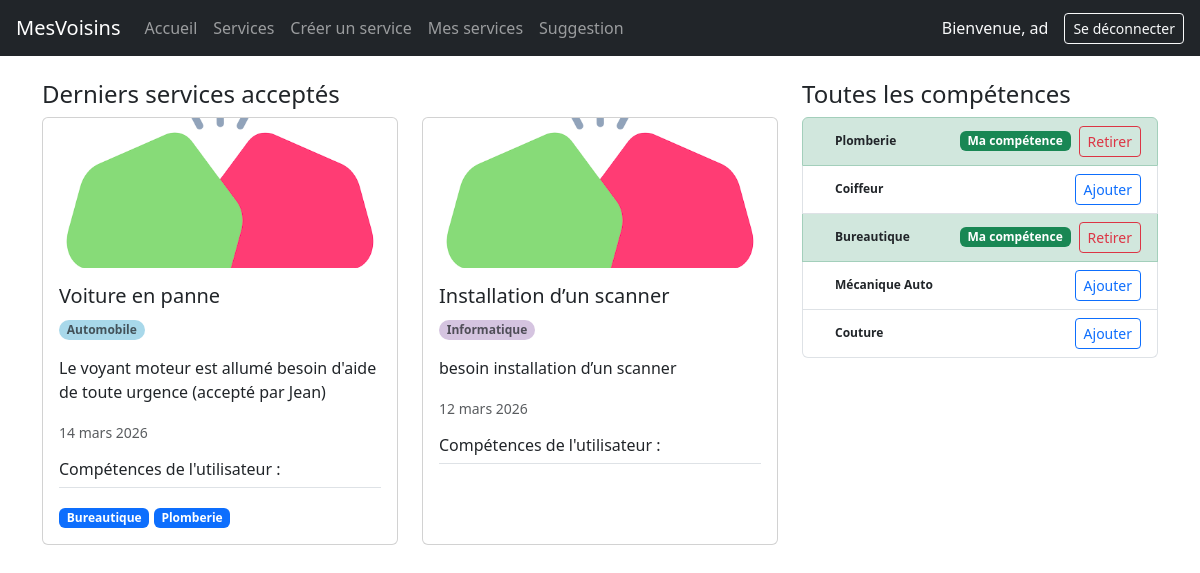
The app's page /app/ (signed in) with its own data.
### app/models.py (models this page shows, shortened)
class Service(models.Model):
    title = models.CharField(max_length=100)
    description = models.TextField()
    skill = models.ForeignKey(Skill, on_delete=models.CASCADE)
    creator = models.ForeignKey('auth.User', on_delete=models.CASCADE, related_name='services_crees')
    volunteer = models.ForeignKey('auth.User', null=True, blank=True, on_delete=models.SET_NULL, related_name='volunteer')
    date = models.DateField()
    created_at = models.DateTimeField(auto_now_add=True)

class Skill(models.Model):
    name = models.CharField(max_length=100)
    category = models.ForeignKey('Category',null=True, blank=True, on_delete=models.CASCADE)

class Category(models.Model):
    name = models.CharField(max_length=100)
    color = models.CharField(max_length=7, default="#ffffff")

class UserSkill(models.Model):
    user = models.ForeignKey('auth.User', on_delete=models.CASCADE)
    skill = models.ForeignKey(Skill, on_delete=models.CASCADE)

### app/views.py (the view)
# urls.py: path("", views.home, name="home"),
def home(request):
    last_services_accepted = Service.objects.filter(volunteer__isnull=False)[:10]
    all_skill = Skill.objects.all()
    if request.user.is_authenticated:
        user_skill = request.user.userskill_set.values_list('skill__name', flat=True)
    else:
        user_skill = []
    context = {"last_services": last_services_accepted, "all_skill": all_skill, "user_skill": user_skill}
    return render(request, 'home.html', context)

### app/templates/home.html (shortened to what this page needs)
{% extends 'base.html' %}
{% load static %}
{% block content %}
<div class="container mt-4">
  <div class="row">
    <div class="col-md-8">
      <h4>Derniers services acceptés</h4>
      <div class="row">
        {% for service in last_services %}
        <div class="col-md-6 mb-3">
          <div class="card h-100">
            <img src="{% static 'app/images/img.png' %}" class="card-img-top" alt="logo" style="max-height: 150px; object-fit: cover" />
            <div class="card-body">
              <h5 class="card-title">{{ service.title }}</h5>
              <p class="card-text">
                <small class="badge rounded-pill text-muted" style="background-color: {{ service.skill.category.color }};">{{ service.skill.category.name }}</small>
              </p>
              <p class="card-text">{{ service.description }}</p>
              <p class="card-text"><small class="text-muted">{{ service.date }}</small></p>
              <h6 class="border-bottom pb-2 mb-3">Compétences de l'utilisateur :</h6>
              {% for skill in service.creator.userskill_set.all %}
              <span class="badge bg-primary">{{ skill.skill.name }}</span>
              {% endfor %}
            </div>
          </div>
        </div>
        {% endfor %}
      </div>
    </div>
    <div class="col-md-4">
      <h4>Toutes les compétences</h4>
      <ul class="list-group">
        {% if user.is_authenticated %}
          {% for skill in all_skill %}
            {% if skill.name in user_skill %}
            <li class="list-group-item list-group-item-success d-flex justify-content-between align-items-center">
              <div>
                <span class="badge px-3 py-2 text-dark">{{ skill.name }}</span>
              </div>
              <div class="d-flex align-items-center gap-2">
                <span class="badge bg-success">Ma compétence</span>
                <form action="{% url 'app:delete_skill' skill.id %}" method="post">
                  <button type="submit" class="btn btn-outline-danger btn-sm">Retirer</button>
                </form>
              </div>
            </li>
            {% else %}
            <li class="list-group-item d-flex justify-content-between align-items-center">
              <div>
                  <span class="badge px-3 py-2 text-dark">{{ skill.name }}</span>
              </div>
              <form action="{% url 'app:add_skill' skill.id %}" method="post">
                <button type="submit" class="btn btn-outline-primary btn-sm">Ajouter</button>
              </form>
            </li>
            {% endif %}
          {% endfor %}
        {% endif %}
      </ul>
    </div>
  </div>
</div>
{% endblock %}

### templates/base.html (shortened to what this page needs)
{% load django_bootstrap5 %}
<!doctype html>
<html lang="fr">
  <head>    <meta charset="UTF-8" />
    {% load django_bootstrap5 %}
    {% bootstrap_css %}
</head>
  <body>
    <header>
      <nav class="navbar navbar-expand-lg navbar-dark bg-dark px-3">
      <a class="navbar-brand" href="{% url 'app:home' %}">MesVoisins</a>
      <div class="collapse navbar-collapse">
        <ul class="navbar-nav me-auto">
          <li class="nav-item">
            <a class="nav-link" href="{% url 'app:home' %}">Accueil</a>
          </li>
          {% if user.is_authenticated %}
          <li class="nav-item">
            <a class="nav-link" href="{% url 'app:services' %}">Services</a>
          </li>
          <li class="nav-item">
            <a class="nav-link" href="{% url 'app:create_service' %}">Créer un service</a>
          </li>
          <li class="nav-item">
            <a class="nav-link" href="{% url 'app:my_services' %}">Mes services</a>
          </li>
          <li class="nav-item">
            <a class="nav-link" href="{% url 'app:exchange' %}">Suggestion</a>
          </li>
          {% endif %}
        </ul>
        <ul class="navbar-nav ms-auto align-items-center">
          {% if user.is_authenticated %}
          <li class="nav-item">
            <span class="navbar-text text-light me-3">Bienvenue, {{ user.username }}</span>
          </li>
          <li class="nav-item">
            <form method="post" action="{% url 'logout' %}">
              <button type="submit" class="btn btn-outline-light btn-sm">Se déconnecter</button>
            </form>
          </li>
          {% else %}
          <li class="nav-item">
            <a class="btn btn-outline-light btn-sm" href="{% url 'login' %}">Connexion</a>
          </li>
          {% endif %}
        </ul>
      </div>
    </nav>
    </header>
    <main>{% block content %}{% endblock %}</main>
  </body>
</html>

### records on screen
Service: title "Voiture en panne", skill.category.name "Automobile", description "Le voyant moteur est allumé besoin d'aide de toute urgence (accepté par Jean)", date "14 mars 2026"
UserSkill: skill.name "Bureautique"
UserSkill: skill.name "Plomberie"
Service: title "Installation d’un scanner", skill.category.name "Informatique", description "besoin installation d’un scanner", date "12 mars 2026"
Skill: name "Plomberie"
Skill: name "Coiffeur"
Skill: name "Bureautique"
Skill: name "Mécanique Auto"
Skill: name "Couture"

### other values on screen
{{ user.username }} "ad"
